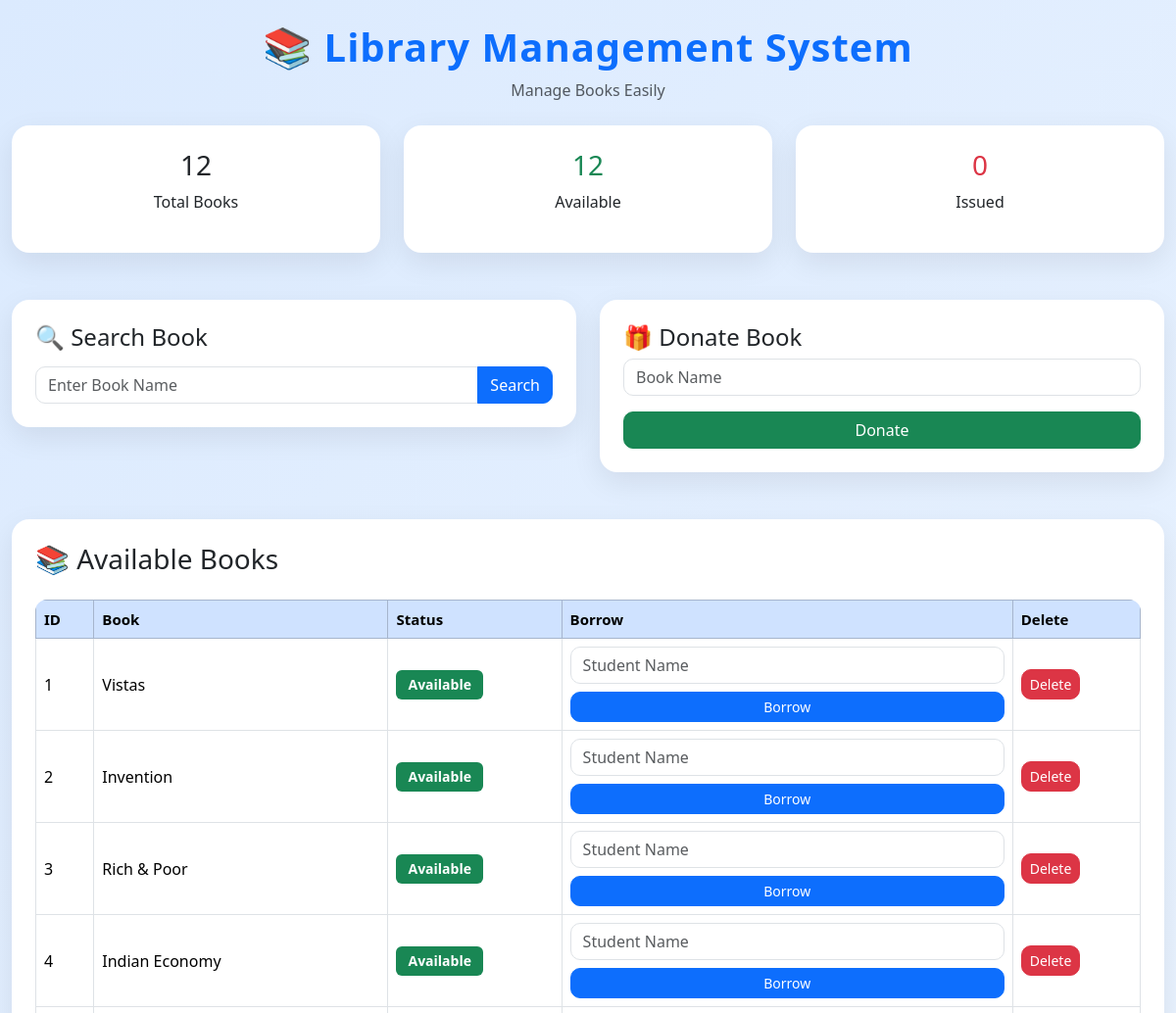
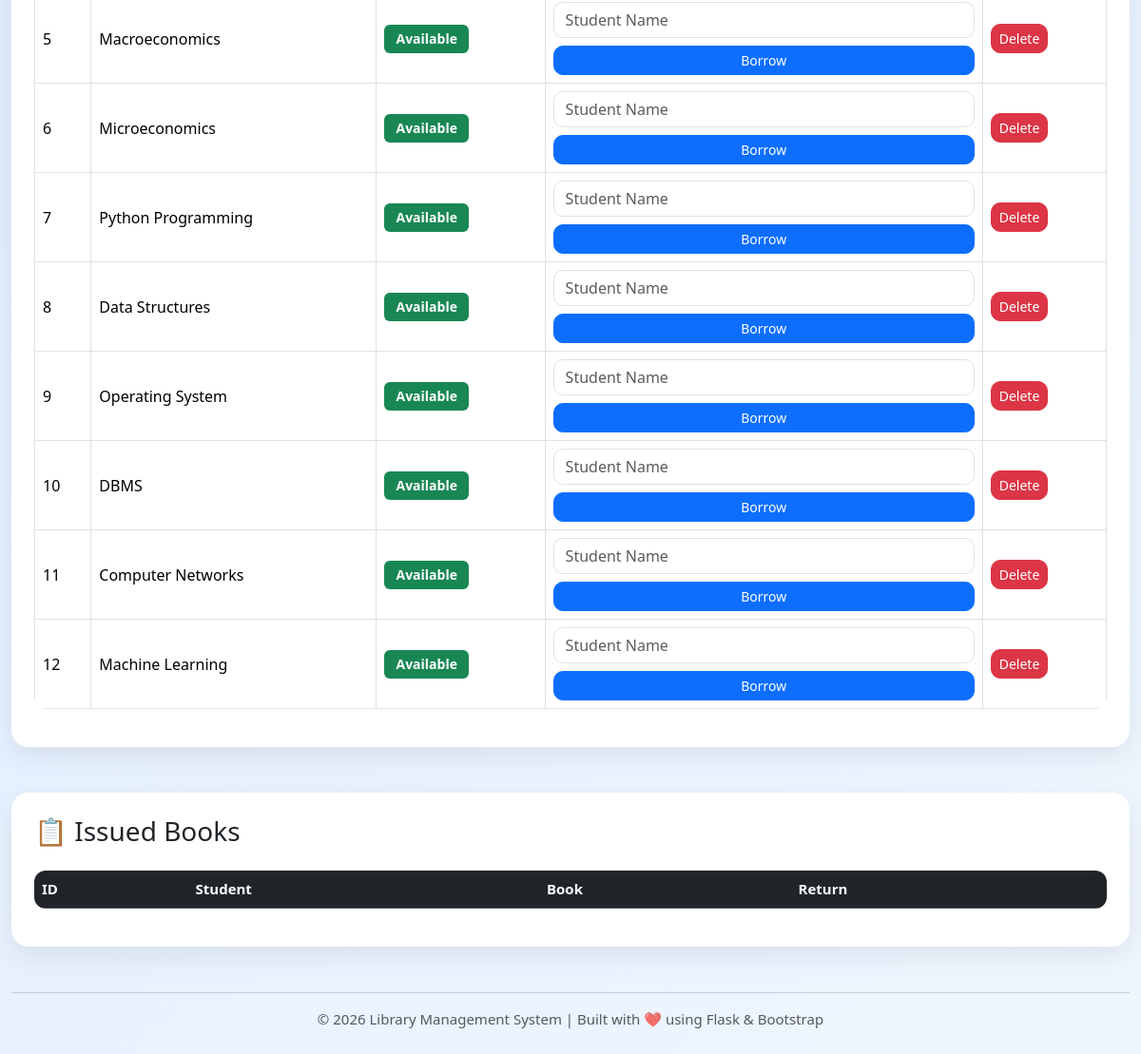
The page / on the database its author committed (2 pictures, top to bottom).
### tables this page shows
CREATE TABLE books(
        id INTEGER PRIMARY KEY AUTOINCREMENT,
        title TEXT NOT NULL,
        status TEXT DEFAULT 'Available'
    );

### api/index.py (the view)
@app.route("/")
def home():
    conn = get_connection()
    books = conn.execute(
        "SELECT * FROM books ORDER BY id"
    ).fetchall()
    issued = conn.execute(
        "SELECT * FROM issued_books ORDER BY id DESC"
    ).fetchall()
    total_books = conn.execute(
        "SELECT COUNT(*) FROM books"
    ).fetchone()[0]
    available_books = conn.execute(
        "SELECT COUNT(*) FROM books WHERE status='Available'"
    ).fetchone()[0]
    issued_books = conn.execute(
        "SELECT COUNT(*) FROM books WHERE status='Issued'"
    ).fetchone()[0]
    conn.close()
    return render_template(
        "index.html",
        books=books,
        issued=issued,
        total_books=total_books,
        available_books=available_books,
        issued_books=issued_books
    )

### api/index.py (called while the page is built)
def get_connection():
    conn = sqlite3.connect(DATABASE)
    conn.row_factory = sqlite3.Row
    return conn

### templates/index.html (shortened to what this page needs)
<!DOCTYPE html>
<html lang="en">
<head>
    <link href="https://cdn.jsdelivr.net/npm/bootstrap@5.3.3/dist/css/bootstrap.min.css" rel="stylesheet">
    <link rel="stylesheet" href="{{ url_for('static', filename='style.css') }}">
</head>
<body>
<div class="container py-4">
    <div class="text-center mb-4">
        <h1 class="fw-bold text-primary">
            📚 Library Management System
        </h1>
        <p class="text-muted">
            Manage Books Easily
        </p>
    </div>
    <div class="row g-4">
        <div class="col-md-4">
            <div class="card shadow text-center p-4">
                <h3>{{total_books}}</h3>
                <p>Total Books</p>
            </div>
        </div>
        <div class="col-md-4">
            <div class="card shadow text-center p-4">
                <h3 class="text-success">
                    {{available_books}}
                </h3>
                <p>Available</p>
            </div>
        </div>
        <div class="col-md-4">
            <div class="card shadow text-center p-4">
                <h3 class="text-danger">
                    {{issued_books}}
                </h3>
                <p>Issued</p>
            </div>
        </div>
    </div>
    <div class="row mt-5">
        <div class="col-md-6">
            <div class="card shadow p-4">
                <h4 class="mb-3">
                    🔍 Search Book
                </h4>
                <form action="/search">
                    <div class="input-group">
                        <input
                        type="text"
                        class="form-control"
                        name="keyword"
                        placeholder="Enter Book Name">
                        <button class="btn btn-primary">
                            Search
                        </button>
                    </div>
                </form>
            </div>
        </div>
        <div class="col-md-6">
            <div class="card shadow p-4">
                <h4>
                    🎁 Donate Book
                </h4>
                <form action="/donate" method="POST">
                    <input
                    type="text"
                    name="title"
                    class="form-control mb-3"
                    placeholder="Book Name"
                    required>
                    <button
                    class="btn btn-success w-100">
                        Donate
                    </button>
                </form>
            </div>
        </div>
    </div>
    <div class="card shadow mt-5 p-4">
        <h3 class="mb-4">
            📚 Available Books
        </h3>
        <table class="table table-bordered table-hover">
            <thead class="table-primary">
            <tr>
                <th>ID</th>
                <th>Book</th>
                <th>Status</th>
                <th>Borrow</th>
                <th>Delete</th>
            </tr>
            </thead>
            <tbody>
            {% for book in books %}
            <tr>
                <td>{{book.id}}</td>
                <td>{{book.title}}</td>
                <td>
                    {% if book.status=="Available" %}
                    <span class="badge bg-success">
                        Available
                    </span>
                    {% else %}
                    <span class="badge bg-danger">
                        Issued
                    </span>
                    {% endif %}
                </td>
                <td>
                                        {% if book.status=="Available" %}
                    <form action="/borrow" method="POST">
                        <input
                        type="text"
                        class="form-control mb-2"
                        name="student"
                        placeholder="Student Name"
                        required>
                        <button
                        class="btn btn-primary btn-sm w-100">
                            Borrow
                        </button>
                    </form>
                    {% else %}
                    <button
                    class="btn btn-secondary btn-sm"
                    disabled>
                        Issued
                    </button>
                    {% endif %}
                </td>
                <td>
                    <a
                    href="/delete/{{book.id}}"
                    class="btn btn-danger btn-sm">
                        Delete
                    </a>
                </td>
            </tr>
            {% endfor %}
            </tbody>
        </table>
    </div>
    <div class="card shadow mt-5 p-4">
        <h3 class="mb-4">
            📋 Issued Books
        </h3>
        <table class="table table-striped table-hover">
            <thead class="table-dark">
            <tr>
                <th>ID</th>
                <th>Student</th>
                <th>Book</th>
                <th>Return</th>
            </tr>
            </thead>
        </table>
    </div>
    <footer class="text-center mt-5 mb-3 text-muted">
        <hr>
        <p>
            © 2026 Library Management System |
            Built with ❤️ using Flask & Bootstrap
        </p>
    </footer>
</div>
</body>
</html>

### static/style.css (style rules this page uses)
* { margin:0; padding:0; box-sizing:border-box; }
body { font-family:'Segoe UI',sans-serif; background:linear-gradient(135deg,#dbeafe,#eff6ff); min-height:100vh; }
.container { max-width:1200px; }
h1 { font-weight:700; letter-spacing:1px; }
.card { border:none; border-radius:18px; transition:.3s; background:white; }
table { border-radius:12px; overflow:hidden; }
thead { font-size:15px; }
tbody td { vertical-align:middle; }
.btn { border-radius:10px; transition:.3s; }
.badge { font-size:14px; padding:8px 12px; }
input.form-control { border-radius:10px; }
footer { font-size:15px; }
.shadow { box-shadow:0 10px 30px rgba(0,0,0,.08)!important; }

### rows shown on the page
books: id "1", title "Vistas", status "Available"
books: id "2", title "Invention", status "Available"
books: id "3", title "Rich & Poor", status "Available"
books: id "4", title "Indian Economy", status "Available"
books: id "5", title "Macroeconomics", status "Available"
books: id "6", title "Microeconomics", status "Available"
books: id "7", title "Python Programming", status "Available"
books: id "8", title "Data Structures", status "Available"
books: id "9", title "Operating System", status "Available"
books: id "10", title "DBMS", status "Available"
books: id "11", title "Computer Networks", status "Available"
books: id "12", title "Machine Learning", status "Available"

### other values the page prints
{{ total_books }} "12"
{{ available_books }} "12"
{{ issued_books }} "0"
